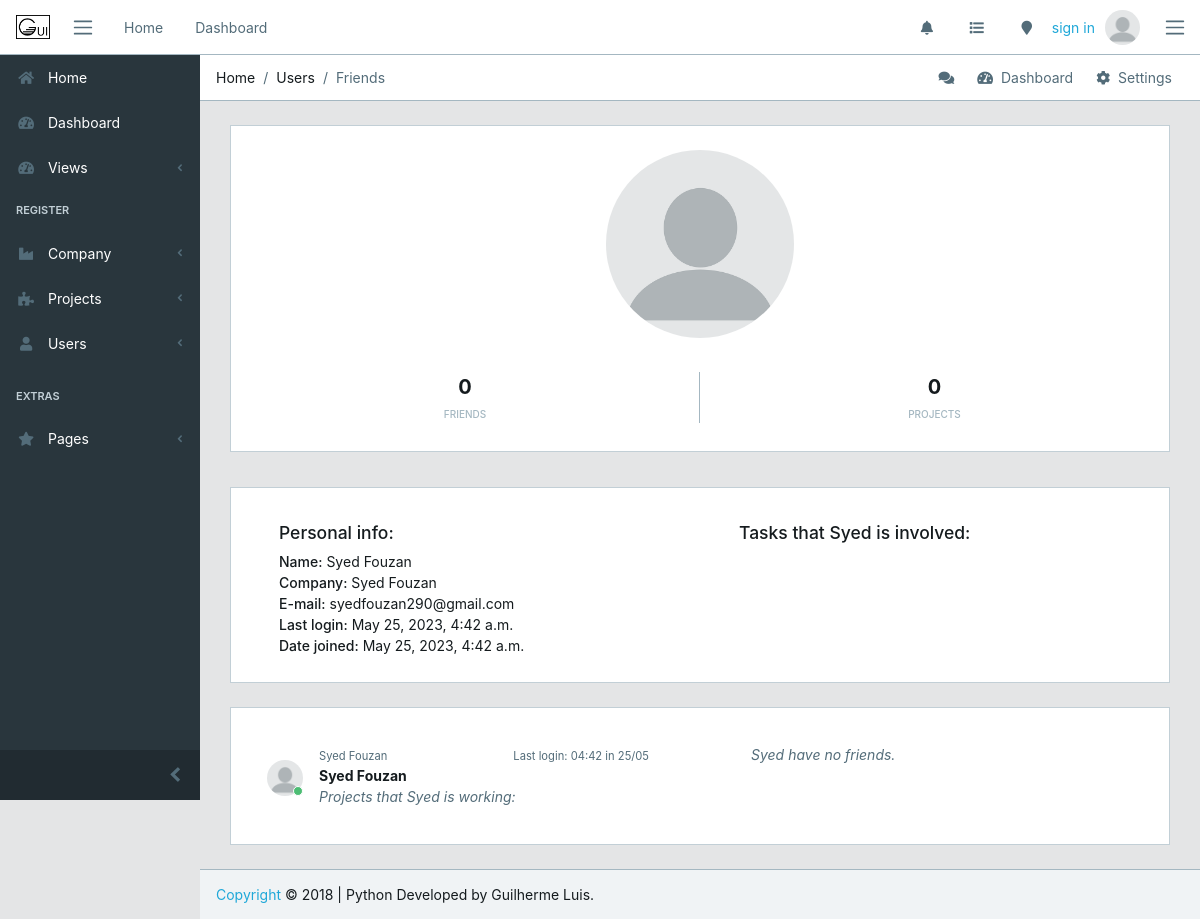
The app's page /register/users/1/ with its own data.
### register/models.py (models this page shows, shortened)
class UserProfile(models.Model):
    user    = models.ForeignKey(User, on_delete=models.CASCADE)
    company = models.ForeignKey(Company, on_delete=models.CASCADE)
    project = models.ManyToManyField(Project, blank=True)
    friends = models.ManyToManyField('self', blank=True)
    img    = models.ImageField(upload_to='core/avatar', blank=True, default='core/avatar/blank_profile.png')
    def __str__(self):
        return (str(self.user))

class Company(models.Model):
    social_name = models.CharField(max_length=80)
    name = models.CharField(max_length=80)
    email = models.EmailField()
    city = models.CharField(max_length=50)
    found_date = models.DateField()
    class Meta:
        verbose_name_plural = 'Companies'
        ordering = ('name',)
    def __str__(self):
        return (self.name)

### register/views.py (the view)
# urls.py: path('users/<int:profile_id>/', views.user_view, name='user'),
def user_view(request, profile_id):
    user = UserProfile.objects.get(id=profile_id)
    context = {
        'user_view' : user,
    }
    return render(request, 'register/user.html', context)

### register/templates/register/user.html (shortened to what this page needs)
{% extends 'core/base.html' %}
{% load staticfiles %}
{% block breadcrumb %}
        <li class="breadcrumb-item">Home</li>
        <li class="breadcrumb-item">Users</li>
        <li class="breadcrumb-item active">Friends</li>
{% endblock breadcrumb%}
{% block content %}
<div class="container-fluid">
    <div id="ui-view" style="opacity: 1;">
        <div class="animated fadeIn">
            <div class="row">
                <div class="col-12 mb-3">
                    <div class="social-box" style="height:110%">
                        <img src="{{ user_view.img.url }}" class="img-avatar m-4" alt="{{ user_view }}" width="20%">
                        <ul>
                        <li>
                            <strong>{{ user_view.friends.all.count }}</strong>
                            <span>friends</span>
                        </li>
                        <li>
                            <strong>{{ user_view.project.all.count }}</strong>
                            <span>projects</span>
                        </li>
                        </ul>
                    </div>
                </div>
            </div>
            <div class="row">
                <div class="col-12">
                    <div class="card mt-5">
                        <div class="simple-box">
                            <div class="row">
                                <div class="col-12 col-md-6">
                                    <ul class="mt-4 mx-5">
                                        <h5>Personal info:</h5>
                                        <li><span>Name:</span> {{ user_view.user.get_full_name }}</li>
                                        <li><span>Company:</span> {{ user_view.company }}</li>
                                        <li><span>E-mail:</span> {{ user_view.user.email}}</li>
                                        <li><span>Last login:</span> {{ user_view.user.last_login }}</li>
                                        <li><span>Date joined:</span> {{ user_view.user.date_joined }}</li>
                                    </ul>
                                </div>
                                <div class="col-12 col-md-6 text-left">
                                    <ul class="m-4">
                                        <h5>Tasks that {{ user_view.user.first_name }} is involved:</h5>
                                    </ul>
                                </div>
                            </div>
                        </div>
                    </div>
                </div>
            </div>
        <div class="row">
                <div class="col-12">
                    <div class="card">
                        <div class="row">
                            <div class="col-12 col-md-6">
                                <div class="card-body">
                                    <div class="tab-pane p-3 active show">
                                      <div class="message">
                                        <div class="py-3 pb-5 mr-3 float-left">
                                          <div class="avatar">
                                            <img src="{{ user_view.img.url }}" class="img-avatar" alt="{{ friend.user.get_full_name }}">
                                            <span class="avatar-status badge-success"></span>
                                          </div>
                                        </div>
                                        <div>
                                          <small class="text-muted">{{ user_view.user.get_full_name }}</small>
                                            {% if user_view.user.last_login %}
                                          <small class="text-muted float-right mt-1">Last login: {{ user_view.user.last_login|date:"H:i" }} in {{ user_view.user.last_login|date:"d/m" }}</small>
                                            {% endif %}
                                        </div>
                                        <div class="text-truncate font-weight-bold">{{ user_view.company }}</div>
                                        {% if user_view.user.project_set %}
                                        <em class="text-muted">Projects that {{ user_view.user.first_name }} is working:</em>
                                        {% else %}
                                        <em class="text-muted">{{ user_view.user.first_name }} is working in no projects until now.</em>
                                        {% endif %}
                                      </div>
                                    </div>
                                </div>
                            </div>
                            <div class="col-12 col-md-6">
                                <div class="card-body">
                                    <div class="tab-pane p-3 active show">
                                        {% if user_view.friends.all %}
                                        <h5 class="">{{ user_view.user.first_name }}'s Friends:</h5>
                                        <div class="row">
                                        {% for friend in user_view.friends.all %}
                                        <div class="py-3 pb-5 mr-3 float-left ml-3" style="width: 20%">
                                            <p class="avatar">
                                                <img src="{{ friend.img.url }}" class="img-avatar" alt="{{ friend.user.get_full_name }}">
                                                <span class="avatar-status badge-success"></span>
                                            </p>
                                            <p>
                                                <a href="{% url 'register:user' profile_id=friend.id%}" class="text-info">{{ friend.user.first_name }}</a>
                                            </p>
                                        </div>
                                        {% endfor%}
                                        {% else %}
                                        <em class="text-muted">{{ user_view.user.first_name }} have no friends.</em>
                                        {% endif %}
                                        </div>
                                    </div>
                                </div>
                            </div>
                        </div>
                    </div>
                </div>
            </div>
        </div>
    </div>
</div>
{% endblock %}

### templates/core/base.html (shortened to what this page needs)
{% load static %}
<!DOCTYPE html>
<html lang="en">
<head>
  <link rel="stylesheet" href="https://use.fontawesome.com/releases/v5.0.9/css/all.css">
  <link href="{% static 'core/css/simple-line-icons.min.css' %}" rel="stylesheet">
  <link href="{% static 'core/css/estilo.css' %}" rel="stylesheet">
  <link href="{% static 'core/css/style.css' %}" rel="stylesheet">
</head>
{% block body %}
<body class="app header-fixed sidebar-fixed aside-menu-fixed aside-menu-hidden">
  <header class="app-header navbar">
    <img src="{% static 'core/img/logos/gui-horizontal.png' %}" alt="" class="brand-gui ml-2 d-none d-sm-block p-2">
    <button class="navbar-toggler sidebar-toggler d-md-down-none" type="button">
      <span class="navbar-toggler-icon"></span>
    </button>
    <ul class="nav navbar-nav d-md-down-none">
      <li class="nav-item px-3">
        <a class="nav-link" href="{% url 'core:index' %}">Home</a>
      </li>
      <li class="nav-item px-3">
        <a class="nav-link" href="{% url 'core:dashboard' %}">Dashboard</a>
      </li>
    </ul>
    <ul class="nav navbar-nav ml-auto">
      <li class="nav-item d-md-down-none">
        <a class="nav-link" href="#"><i class="fa fa-bell"></i></a>
      </li>
      <li class="nav-item d-md-down-none">
        <a class="nav-link" href="#"><i class="fa fa-list"></i></a>
      </li>
      <li class="nav-item d-md-down-none">
        <a class="nav-link" href="#"><i class="fa fa-map-marker"></i></a>
      </li>
      {% if user.is_authenticated %}
      <li class="text-muted">Hello, {{ user.first_name }}</li>
      {% else %}
      <li class="text-muted">
        <a href="{% url 'core:login' %}">sign in</a>
      </li>
      {% endif %}
      <li class="nav-item dropdown">
        <a class="nav-link" data-toggle="dropdown" href="#" role="button" aria-haspopup="true" aria-expanded="false">
          {% if user.is_authenticated %}
          <img src="{{ logged_user.img.url }}" class="img-avatar" alt="{{ user }}">
          {% else %}
          <img src="{% static 'core/img/avatar/blank_profile.png' %}" class="img-avatar" alt="{{ user }}">
          {% endif %}
        </a>
      </li>
    </ul>
    <button class="navbar-toggler aside-menu-toggler" type="button">
      <span class="navbar-toggler-icon"></span>
    </button>
  </header>
  <div class="app-body">
    <div class="sidebar">
      <nav class="sidebar-nav">
        <ul class="nav">
          <li class="nav-item">
            <a class="nav-link" href="{% url 'core:index' %}"><i class="fa fa-home"></i> Home</a>
          </li>
          <li class="nav-item">
            <a class="nav-link" href="{% url 'core:dashboard' %}"><i class="fa fa-tachometer-alt"></i> Dashboard</a>
          </li>
          <li class="nav-item nav-dropdown">
            <a class="nav-link nav-dropdown-toggle" href="#"><i class="fa fa-tachometer-alt"></i> Views</a>
          </li>
          <li class="nav-title">
            Register
          </li>
          <li class="nav-item nav-dropdown">
            <a class="nav-link nav-dropdown-toggle" href="#"><i class="fa fa-industry"></i> Company</a>
          </li>
          <li class="nav-item nav-dropdown">
            <a class="nav-link nav-dropdown-toggle" href="#"><i class="fa fa-puzzle-piece"></i> Projects</a>
          </li>
          <li class="nav-item nav-dropdown">
            <a class="nav-link nav-dropdown-toggle" href="#"><i class="fa fa-user"></i> Users</a>
          </li>
          <li class="divider"></li>
          <li class="nav-title">
            Extras
          </li>
          <li class="nav-item nav-dropdown">
            <a class="nav-link nav-dropdown-toggle" href="#"><i class="fa fa-star"></i> Pages</a>
          </li>
        </ul>
      </nav>
      <button class="sidebar-minimizer brand-minimizer" type="button"></button>
    </div>
    <main class="main">
      <ol class="breadcrumb">
        {% block breadcrumb %}{% endblock breadcrumb%}
        <li class="breadcrumb-menu d-md-down-none">
          <div class="btn-group" role="group" aria-label="Button group">
            <a class="btn" href="#"><i class="fa fa-comments"></i></a>
            <a class="btn" href="./"><i class="fa fa-tachometer-alt"></i> &nbsp;Dashboard</a>
            <a class="btn" href="#"><i class="fa fa-cog"></i> &nbsp;Settings</a>
          </div>
        </li>
      </ol>
{% block content %}
{% endblock %}
  <footer class="app-footer">
    <span><a href="http://coreui.io">Copyright</a> © 2018 | Python Developed by Guilherme Luis.</span>
  </footer>
</body>
{% endblock body %}
</html>

### static/core/css/estilo.css (style rules this page uses)
.brand-gui { width: 50px; position: relative; }
.simple-box ul { padding: 10px 0; list-style: none; }
.simple-box ul li span { font-weight: 500; }

### records on screen
UserProfile: img (placeholder picture), friends.all.count "0", project.all.count "0", user.get_full_name "Syed Fouzan", company "Syed Fouzan", user.email "syedfouzan290@gmail.com", user.last_login "May 25, 2023, 4:42 a.m.", user.date_joined "May 25, 2023, 4:42 a.m.", user.first_name "Syed", user.last_login "04:42", user.last_login "25/05"
